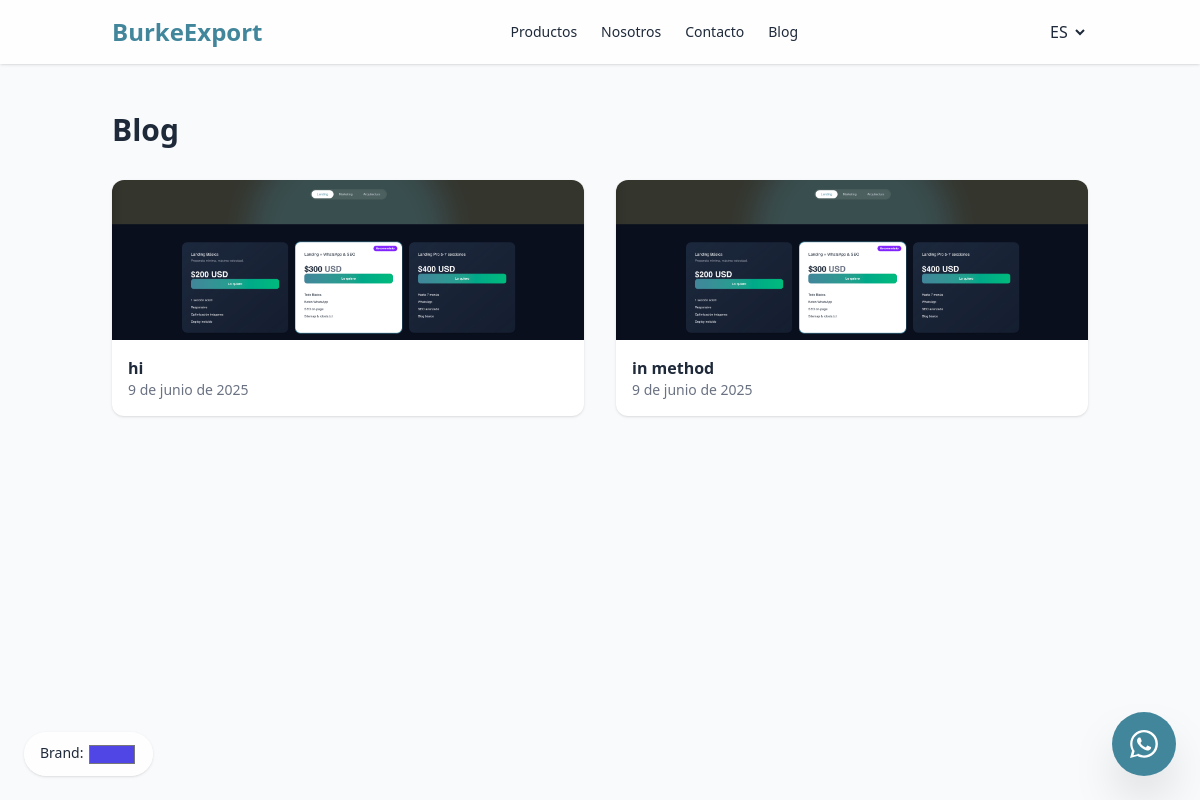
Screenshot of /blog/ with the database file from the repository.
### core/models.py (models this page shows, shortened)
class EntradaBlog(models.Model):
    titulo = models.CharField(max_length=200)
    contenido = models.TextField()
    imagen = models.ImageField(upload_to='blog/')
    fecha = models.DateField(auto_now_add=True)
    class Meta:
        verbose_name = "Entrada de Blog"
        verbose_name_plural = "Entradas de Blog"

### core/views.py (the view)
# urls.py: path('blog/',      views.blog_lista,  name='blog_lista'),
def blog_lista(request):
    posts = EntradaBlog.objects.order_by('-fecha')
    return render(request, 'core/blog_lista.html', {'posts': posts})

### templates/core/blog_lista.html (shortened to what this page needs)
{% extends 'core/base.html' %}
{% load i18n %}
{% block content %}
<section class="container mx-auto px-6 py-12">
  <h1 class="text-3xl font-bold mb-8">{% trans 'Blog' %}</h1>
  <div class="grid gap-8 md:grid-cols-2">
    {% for p in posts %}
      <article class="bg-white rounded-xl shadow hover:shadow-lg transition">
        <a href="{% url 'blog_detalle' p.pk %}">
          <img src="{{ p.imagen.url }}" class="w-full h-40 object-cover rounded-t-xl" alt="">
        </a>
        <div class="p-4">
          <h3 class="font-bold">{{ p.titulo }}</h3>
          <p class="text-sm text-gray-500">{{ p.fecha }}</p>
        </div>
      </article>
    {% empty %}
      <p class="text-gray-500">{% trans "No hay entradas publicadas." %}</p>
    {% endfor %}
  </div>
</section>
{% endblock %}

### templates/core/base.html (style rules this page uses)
:root { --brand: #42869C; --madera: #0284c7; --cafe: #0284c7; --otros: #0284c7; }

### rows the page displays
EntradaBlog: imagen (picture), titulo "hi", fecha "9 de junio de 2025"
EntradaBlog: imagen (picture), titulo "in method", fecha "9 de junio de 2025"
